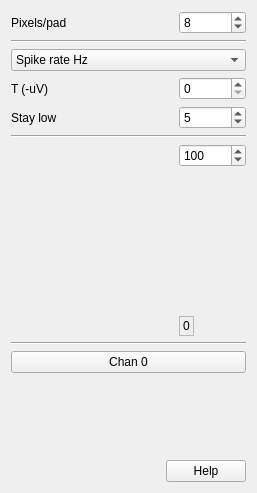
<?xml version="1.0" encoding="UTF-8"?>
<ui version="4.0">
 <class>ShankViewTab</class>
 <widget class="QWidget" name="ShankViewTab">
  <property name="geometry">
   <rect>
    <x>0</x>
    <y>0</y>
    <width>257</width>
    <height>493</height>
   </rect>
  </property>
  <property name="windowTitle">
   <string>Form</string>
  </property>
  <layout class="QGridLayout" name="gridLayout_2" rowstretch="0,0,0,0,0,0,0,0,0,1,0" columnstretch="1,0,0">
   <item row="1" column="0" colspan="3">
    <widget class="Line" name="line">
     <property name="sizePolicy">
      <sizepolicy hsizetype="MinimumExpanding" vsizetype="Fixed">
       <horstretch>0</horstretch>
       <verstretch>0</verstretch>
      </sizepolicy>
     </property>
     <property name="minimumSize">
      <size>
       <width>20</width>
       <height>0</height>
      </size>
     </property>
     <property name="orientation">
      <enum>Qt::Horizontal</enum>
     </property>
    </widget>
   </item>
   <item row="4" column="0">
    <widget class="QLabel" name="label_3">
     <property name="text">
      <string>Stay low</string>
     </property>
    </widget>
   </item>
   <item row="3" column="2">
    <widget class="QSpinBox" name="TSB">
     <property name="sizePolicy">
      <sizepolicy hsizetype="Preferred" vsizetype="Fixed">
       <horstretch>0</horstretch>
       <verstretch>0</verstretch>
      </sizepolicy>
     </property>
     <property name="toolTip">
      <string>Spike detection threshold</string>
     </property>
     <property name="maximum">
      <number>100000</number>
     </property>
     <property name="singleStep">
      <number>10</number>
     </property>
    </widget>
   </item>
   <item row="3" column="0">
    <widget class="QLabel" name="label_2">
     <property name="text">
      <string>T (-uV)</string>
     </property>
    </widget>
   </item>
   <item row="6" column="0" colspan="3">
    <layout class="QGridLayout" name="gridLayout" columnstretch="0,0,0">
     <item row="0" column="2">
      <widget class="QSpinBox" name="rngSB">
       <property name="sizePolicy">
        <sizepolicy hsizetype="Preferred" vsizetype="Fixed">
         <horstretch>0</horstretch>
         <verstretch>0</verstretch>
        </sizepolicy>
       </property>
       <property name="toolTip">
        <string>Darkest color = 0; brightest = this value</string>
       </property>
       <property name="maximum">
        <number>100000</number>
       </property>
       <property name="singleStep">
        <number>10</number>
       </property>
       <property name="value">
        <number>100</number>
       </property>
      </widget>
     </item>
     <item row="1" column="2">
      <spacer name="verticalSpacer">
       <property name="orientation">
        <enum>Qt::Vertical</enum>
       </property>
       <property name="sizeHint" stdset="0">
        <size>
         <width>20</width>
         <height>40</height>
        </size>
       </property>
      </spacer>
     </item>
     <item row="2" column="2">
      <widget class="QLabel" name="label_6">
       <property name="sizePolicy">
        <sizepolicy hsizetype="Fixed" vsizetype="Fixed">
         <horstretch>0</horstretch>
         <verstretch>0</verstretch>
        </sizepolicy>
       </property>
       <property name="minimumSize">
        <size>
         <width>0</width>
         <height>20</height>
        </size>
       </property>
       <property name="frameShape">
        <enum>QFrame::StyledPanel</enum>
       </property>
       <property name="text">
        <string>0</string>
       </property>
      </widget>
     </item>
     <item row="0" column="1" rowspan="3">
      <widget class="ShankViewLut" name="lut" native="true">
       <property name="sizePolicy">
        <sizepolicy hsizetype="Minimum" vsizetype="Minimum">
         <horstretch>0</horstretch>
         <verstretch>0</verstretch>
        </sizepolicy>
       </property>
       <property name="minimumSize">
        <size>
         <width>32</width>
         <height>192</height>
        </size>
       </property>
      </widget>
     </item>
     <item row="0" column="0" rowspan="3">
      <spacer name="horizontalSpacer_2">
       <property name="orientation">
        <enum>Qt::Horizontal</enum>
       </property>
       <property name="sizeHint" stdset="0">
        <size>
         <width>8</width>
         <height>0</height>
        </size>
       </property>
      </spacer>
     </item>
    </layout>
   </item>
   <item row="2" column="0" colspan="3">
    <widget class="QComboBox" name="whatCB">
     <item>
      <property name="text">
       <string>Spike rate Hz</string>
      </property>
     </item>
     <item>
      <property name="text">
       <string>AP pk-pk uV</string>
      </property>
     </item>
     <item>
      <property name="text">
       <string>LF pk-pk uV</string>
      </property>
     </item>
    </widget>
   </item>
   <item row="4" column="2">
    <widget class="QSpinBox" name="inarowSB">
     <property name="sizePolicy">
      <sizepolicy hsizetype="Preferred" vsizetype="Fixed">
       <horstretch>0</horstretch>
       <verstretch>0</verstretch>
      </sizepolicy>
     </property>
     <property name="toolTip">
      <string>Stay beyond threshold this many counts</string>
     </property>
     <property name="minimum">
      <number>1</number>
     </property>
     <property name="maximum">
      <number>100</number>
     </property>
     <property name="singleStep">
      <number>1</number>
     </property>
     <property name="value">
      <number>5</number>
     </property>
    </widget>
   </item>
   <item row="0" column="2">
    <widget class="QSpinBox" name="ypixSB">
     <property name="sizePolicy">
      <sizepolicy hsizetype="Preferred" vsizetype="Fixed">
       <horstretch>0</horstretch>
       <verstretch>0</verstretch>
      </sizepolicy>
     </property>
     <property name="toolTip">
      <string>Drawing scale</string>
     </property>
     <property name="minimum">
      <number>2</number>
     </property>
     <property name="maximum">
      <number>200</number>
     </property>
     <property name="singleStep">
      <number>2</number>
     </property>
     <property name="value">
      <number>8</number>
     </property>
    </widget>
   </item>
   <item row="5" column="0" colspan="3">
    <widget class="Line" name="line_2">
     <property name="sizePolicy">
      <sizepolicy hsizetype="MinimumExpanding" vsizetype="Fixed">
       <horstretch>0</horstretch>
       <verstretch>0</verstretch>
      </sizepolicy>
     </property>
     <property name="minimumSize">
      <size>
       <width>20</width>
       <height>0</height>
      </size>
     </property>
     <property name="orientation">
      <enum>Qt::Horizontal</enum>
     </property>
    </widget>
   </item>
   <item row="0" column="0">
    <widget class="QLabel" name="label">
     <property name="text">
      <string>Pixels/pad</string>
     </property>
    </widget>
   </item>
   <item row="10" column="1" colspan="2">
    <widget class="QPushButton" name="helpBut">
     <property name="sizePolicy">
      <sizepolicy hsizetype="Preferred" vsizetype="Fixed">
       <horstretch>0</horstretch>
       <verstretch>0</verstretch>
      </sizepolicy>
     </property>
     <property name="text">
      <string>Help</string>
     </property>
    </widget>
   </item>
   <item row="8" column="0" colspan="3">
    <widget class="QPushButton" name="chanBut">
     <property name="sizePolicy">
      <sizepolicy hsizetype="MinimumExpanding" vsizetype="Fixed">
       <horstretch>0</horstretch>
       <verstretch>0</verstretch>
      </sizepolicy>
     </property>
     <property name="toolTip">
      <string>Selected channel (click to find)</string>
     </property>
     <property name="text">
      <string>Chan 0</string>
     </property>
    </widget>
   </item>
   <item row="7" column="0" colspan="3">
    <widget class="Line" name="line_3">
     <property name="sizePolicy">
      <sizepolicy hsizetype="MinimumExpanding" vsizetype="Fixed">
       <horstretch>0</horstretch>
       <verstretch>0</verstretch>
      </sizepolicy>
     </property>
     <property name="minimumSize">
      <size>
       <width>20</width>
       <height>0</height>
      </size>
     </property>
     <property name="orientation">
      <enum>Qt::Horizontal</enum>
     </property>
    </widget>
   </item>
   <item row="10" column="0">
    <spacer name="horizontalSpacer">
     <property name="orientation">
      <enum>Qt::Horizontal</enum>
     </property>
     <property name="sizeHint" stdset="0">
      <size>
       <width>8</width>
       <height>20</height>
      </size>
     </property>
    </spacer>
   </item>
   <item row="9" column="0">
    <spacer name="verticalSpacer_2">
     <property name="orientation">
      <enum>Qt::Vertical</enum>
     </property>
     <property name="sizeHint" stdset="0">
      <size>
       <width>20</width>
       <height>40</height>
      </size>
     </property>
    </spacer>
   </item>
  </layout>
 </widget>
 <customwidgets>
  <customwidget>
   <class>ShankViewLut</class>
   <extends>QWidget</extends>
   <header>ShankViewLut.h</header>
   <container>1</container>
  </customwidget>
 </customwidgets>
 <tabstops>
  <tabstop>ypixSB</tabstop>
  <tabstop>whatCB</tabstop>
  <tabstop>TSB</tabstop>
  <tabstop>inarowSB</tabstop>
  <tabstop>rngSB</tabstop>
  <tabstop>chanBut</tabstop>
  <tabstop>helpBut</tabstop>
 </tabstops>
 <resources/>
 <connections/>
</ui>
